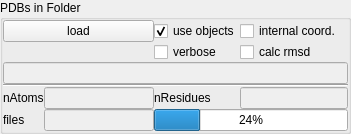
<?xml version="1.0" encoding="UTF-8"?>
<ui version="4.0">
 <class>Form</class>
 <widget class="QWidget" name="Form">
  <property name="geometry">
   <rect>
    <x>0</x>
    <y>0</y>
    <width>351</width>
    <height>122</height>
   </rect>
  </property>
  <property name="windowTitle">
   <string>Form</string>
  </property>
  <layout class="QVBoxLayout" name="verticalLayout">
   <property name="spacing">
    <number>0</number>
   </property>
   <property name="margin">
    <number>0</number>
   </property>
   <item>
    <widget class="QGroupBox" name="groupBox_9">
     <property name="title">
      <string>PDBs in Folder</string>
     </property>
     <layout class="QGridLayout" name="gridLayout_8">
      <property name="margin">
       <number>0</number>
      </property>
      <property name="spacing">
       <number>0</number>
      </property>
      <item row="2" column="0" colspan="4">
       <widget class="QLineEdit" name="lineEdit_7">
        <property name="enabled">
         <bool>false</bool>
        </property>
        <property name="readOnly">
         <bool>true</bool>
        </property>
       </widget>
      </item>
      <item row="5" column="0">
       <widget class="QLabel" name="label_3">
        <property name="text">
         <string>files</string>
        </property>
       </widget>
      </item>
      <item row="4" column="1">
       <widget class="QLineEdit" name="lineEdit">
        <property name="enabled">
         <bool>false</bool>
        </property>
        <property name="readOnly">
         <bool>true</bool>
        </property>
       </widget>
      </item>
      <item row="5" column="1">
       <widget class="QLineEdit" name="lineEdit_3">
        <property name="enabled">
         <bool>false</bool>
        </property>
       </widget>
      </item>
      <item row="0" column="0" colspan="2">
       <widget class="QPushButton" name="pushButton_12">
        <property name="sizePolicy">
         <sizepolicy hsizetype="Expanding" vsizetype="Fixed">
          <horstretch>0</horstretch>
          <verstretch>0</verstretch>
         </sizepolicy>
        </property>
        <property name="text">
         <string>load</string>
        </property>
       </widget>
      </item>
      <item row="4" column="3">
       <widget class="QLineEdit" name="lineEdit_2">
        <property name="enabled">
         <bool>false</bool>
        </property>
        <property name="sizePolicy">
         <sizepolicy hsizetype="Minimum" vsizetype="Fixed">
          <horstretch>0</horstretch>
          <verstretch>0</verstretch>
         </sizepolicy>
        </property>
       </widget>
      </item>
      <item row="4" column="2">
       <widget class="QLabel" name="label_2">
        <property name="text">
         <string>nResidues</string>
        </property>
       </widget>
      </item>
      <item row="4" column="0">
       <widget class="QLabel" name="label">
        <property name="text">
         <string>nAtoms</string>
        </property>
       </widget>
      </item>
      <item row="3" column="0" colspan="4">
       <widget class="Line" name="line">
        <property name="orientation">
         <enum>Qt::Horizontal</enum>
        </property>
       </widget>
      </item>
      <item row="0" column="3">
       <widget class="QCheckBox" name="checkBox">
        <property name="sizePolicy">
         <sizepolicy hsizetype="Fixed" vsizetype="Fixed">
          <horstretch>0</horstretch>
          <verstretch>0</verstretch>
         </sizepolicy>
        </property>
        <property name="text">
         <string>internal coord.</string>
        </property>
        <property name="checked">
         <bool>false</bool>
        </property>
       </widget>
      </item>
      <item row="0" column="2">
       <widget class="QCheckBox" name="checkBox_2">
        <property name="text">
         <string>use objects</string>
        </property>
        <property name="checked">
         <bool>true</bool>
        </property>
       </widget>
      </item>
      <item row="5" column="2" colspan="2">
       <widget class="QProgressBar" name="progressBar">
        <property name="value">
         <number>24</number>
        </property>
        <property name="textDirection">
         <enum>QProgressBar::TopToBottom</enum>
        </property>
       </widget>
      </item>
      <item row="1" column="2">
       <widget class="QCheckBox" name="checkBox_3">
        <property name="sizePolicy">
         <sizepolicy hsizetype="Fixed" vsizetype="Fixed">
          <horstretch>0</horstretch>
          <verstretch>0</verstretch>
         </sizepolicy>
        </property>
        <property name="text">
         <string>verbose</string>
        </property>
       </widget>
      </item>
      <item row="1" column="3">
       <widget class="QCheckBox" name="checkBox_4">
        <property name="text">
         <string>calc rmsd</string>
        </property>
       </widget>
      </item>
     </layout>
    </widget>
   </item>
  </layout>
 </widget>
 <resources/>
 <connections/>
</ui>
